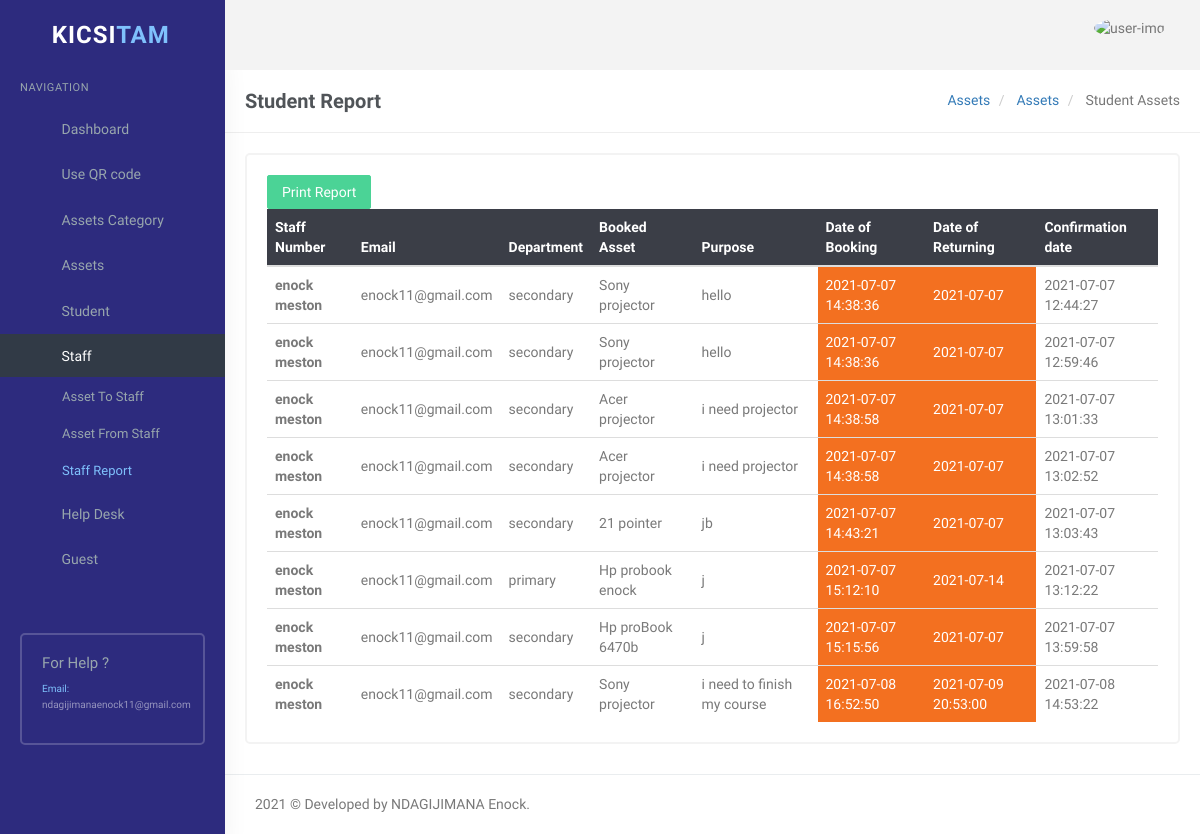
Page /user/staff-report.php (signed in) on the committed database.
### tables this page shows
CREATE TABLE `tblstaffreport` (
  `id` int(11) NOT NULL,
  `staffnames` varchar(60) NOT NULL,
  `email` varchar(60) NOT NULL,
  `staffOption` varchar(18) NOT NULL,
  `Assetname` varchar(45) NOT NULL,
  `purpose` varchar(100) NOT NULL,
  `bookedDate` varchar(45) NOT NULL,
  `returnedDate` varchar(45) NOT NULL,
  `ReportDate` timestamp NOT NULL DEFAULT current_timestamp()
);

### user/staff-report.php (the view, shortened to what this page needs)
<?php
if (strlen($_SESSION['id']) == 0) {
    header('location:index.php');
} else {
?>
    <!DOCTYPE html>
    <html lang="en">
    <head>
        <link rel="stylesheet" href="../plugins/morris/morris.css">
        <link href="../plugins/jvectormap/jquery-jvectormap-2.0.2.css" rel="stylesheet" />
        <link href="assets/css/bootstrap.min.css" rel="stylesheet" type="text/css" />
        <link href="assets/css/core.css" rel="stylesheet" type="text/css" />
        <link href="assets/css/components.css" rel="stylesheet" type="text/css" />
        <link href="assets/css/icons.css" rel="stylesheet" type="text/css" />
        <link href="assets/css/pages.css" rel="stylesheet" type="text/css" />
        <link href="assets/css/menu.css" rel="stylesheet" type="text/css" />
        <link href="assets/css/responsive.css" rel="stylesheet" type="text/css" />
        <link rel="stylesheet" href="../plugins/switchery/switchery.min.css">
    </head>
    <body class="fixed-left">
        <div id="wrapper">
            <?php include('includes/topheader.php'); ?>
            <?php include('includes/leftsidebar.php'); ?>
            <div class="content-page">
                <div class="content">
                    <div class="container">
                        <div class="row">
                            <div class="col-xs-12">
                                <div class="page-title-box">
                                    <h4 class="page-title">Student Report</h4>
                                    <ol class="breadcrumb p-0 m-0">
                                        <li>
                                            <a href="#">Assets</a>
                                        </li>
                                        <li>
                                            <a href="#">Assets</a>
                                        </li>
                                        <li class="active">
                                        Student Assets
                                        </li>
                                    </ol>
                                    <div class="clearfix"></div>
                                </div>
                            </div>
                        </div>
                        <div class="row">
                            <div class="col-sm-12">
                                <div class="card-box">
                                    <div class="table-responsive">
                                            <form method="post" action="excel-staff-report.php">
                                                <button class="btn btn-success" name="export"> Print Report
                                                    <i class="fa fa-file-excel-o" aria-hidden="true"></i></button>
                                            </form>
                                        <table class="table table-colored table-centered table-inverse m-0" style="width: 100%;">
                                            <thead>
                                                <tr>
                                                <th>Staff Number</th>
                                                    <th>Email</th>
                                                    <th>Department</th>
                                                    <th>Booked Asset</th>
                                                    <th>Purpose</th>
                                                    <th>Date of Booking</th>
                                                    <th>Date of Returning</th>
                                                    <th>Confirmation date</th>
                                                </tr>
                                            </thead>
                                            <tbody>
                                                <?php
                                                $query = mysqli_query($con, "SELECT `id`, `staffnames`, `email`, `staffOption`,
                                                `Assetname`, `purpose`, `bookedDate`, `returnedDate`, `ReportDate` FROM `tblstaffreport` WHERE 1");
                                                $rowcount = mysqli_num_rows($query);
                                                if ($rowcount == 0) {
                                                ?>
                                                    <tr>
                                                        <td colspan="4" align="center">
                                                            <h3 style="color:red">No record found</h3>
                                                        </td>
                                                    <tr>
                                                        <?php
                                                    } else {
                                                        while ($row = mysqli_fetch_array($query)) {
                                                        ?>
                                                    <tr>
                                                        <td><b><?php echo $row['staffnames']; ?></b></td>
                                                        <td><?php echo $row['email']; ?></td>
                                                        <td><?php echo $row['staffOption']; ?></td>
                                                        <td><?php echo $row['Assetname']; ?></td>
                                                        <td><?php echo $row['purpose']; ?></td>
                                                        <td style="background-color: #f37020;color:white;"><?php echo $row['bookedDate']; ?></td>
                                                        <td style="background-color: #f37020;color:white;"><?php echo $row['returnedDate']; ?></td>
                                                        <td><?php echo $row['ReportDate']; ?></td>
                                                    </tr>
                                            <?php }
                                                    } ?>
                                            </tbody>
                                        </table>
                                    </div>
                                </div>
                            </div>
                        </div>
                    </div>
                </div>
                <?php include('includes/footer.php'); ?>
            </div>
        </div>
    </body>
    </html>
<?php } ?>

### user/assets/css/core.css (style rules this page uses)
body { font-family: 'Varela Round', sans-serif; margin: 0; padding-bottom: 60px; overflow-x: hidden; color: #797979; }
html { position: relative; min-height: 100%; }
.h1, .h2, .h3, .h4, .h5, .h6, h1, h2, h3, h4, h5, h6 { color: #505458; font-family: 'Hind Madurai', sans-serif; margin: 10px 0; }
* { outline: none !important; }
b, strong { font-weight: 600; font-family: 'Hind Madurai', sans-serif; }
.container { width: auto; }
#wrapper { height: 100%; overflow: hidden; width: 100%; }
.p-0 { padding: 0 !important; }
.m-0 { margin: 0 !important; }
.card-box { padding: 20px; border: 2px solid #f3f3f3; -webkit-border-radius: 5px; border-radius: 5px; -moz-border-radius: 5px; background-clip: padding-box; margin-bottom: 20px; background-color: #ffffff; }
.row { margin-right: -10px; margin-left: -10px; }
.col-lg-1, .col-lg-10, .col-lg-11, .col-lg-12, .col-lg-2, .col-lg-3, .col-lg-4, .col-lg-5, .col-lg-6, .col-lg-7, .col-lg-8, .col-lg-9, .col-md-1, .col-md-10, .col-md-11, .col-md-12, .col-md-2, .col-md-3, .col-md-4, .col-md-5, .col-md-6, .col-md-7, .col-md-8, .col-md-9, .col-sm-1, .col-sm-10, .col-sm-11, .col-sm-12, .col-sm-2, .col-sm-3, .col-sm-4, .col-sm-5, .col-sm-6, .col-sm-7, .col-sm-8, .col-sm-9, .col-xs-1, .col-xs-10, .col-xs-11, .col-xs-12, .col-xs-2, .col-xs-3, .col-xs-4, .col-xs-5, .col-xs-6, .col-xs-7, .col-xs-8, .col-xs-9 { padding-left: 10px; padding-right: 10px; }
.breadcrumb { background-color: transparent; margin-bottom: 15px; padding-top: 10px; padding-left: 0; }

### user/assets/css/menu.css (style rules this page uses)
.content-page { margin-left: 225px; overflow: hidden; }
.content-page .content { padding: 0 5px 10px 5px; margin-top: 70px; }
.page-title { font-size: 20px; margin-bottom: 0; margin-top: 0; font-weight: 600; }
.page-title-box { padding: 20px; border-bottom: 1px solid #eee; margin: 0 -20px 20px -20px; }
.page-title-box .page-title { margin-bottom: 0; float: left; }
.page-title-box .breadcrumb { float: right; background-color: transparent !important; }

### rows in the picture
tblstaffreport: staffnames "enock meston", email "enock11@gmail.com", staffOption "secondary", Assetname "Sony projector", purpose "hello", bookedDate "2021-07-07 14:38:36", returnedDate "2021-07-07", ReportDate "2021-07-07 12:44:27"
tblstaffreport: staffnames "enock meston", email "enock11@gmail.com", staffOption "secondary", Assetname "Sony projector", purpose "hello", bookedDate "2021-07-07 14:38:36", returnedDate "2021-07-07", ReportDate "2021-07-07 12:59:46"
tblstaffreport: staffnames "enock meston", email "enock11@gmail.com", staffOption "secondary", Assetname "Acer projector", purpose "i need projector", bookedDate "2021-07-07 14:38:58", returnedDate "2021-07-07", ReportDate "2021-07-07 13:01:33"
tblstaffreport: staffnames "enock meston", email "enock11@gmail.com", staffOption "secondary", Assetname "Acer projector", purpose "i need projector", bookedDate "2021-07-07 14:38:58", returnedDate "2021-07-07", ReportDate "2021-07-07 13:02:52"
tblstaffreport: staffnames "enock meston", email "enock11@gmail.com", staffOption "secondary", Assetname "21 pointer", purpose "jb", bookedDate "2021-07-07 14:43:21", returnedDate "2021-07-07", ReportDate "2021-07-07 13:03:43"
tblstaffreport: staffnames "enock meston", email "enock11@gmail.com", staffOption "primary", Assetname "Hp probook enock", purpose "j", bookedDate "2021-07-07 15:12:10", returnedDate "2021-07-14", ReportDate "2021-07-07 13:12:22"
tblstaffreport: staffnames "enock meston", email "enock11@gmail.com", staffOption "secondary", Assetname "Hp proBook 6470b", purpose "j", bookedDate "2021-07-07 15:15:56", returnedDate "2021-07-07", ReportDate "2021-07-07 13:59:58"
tblstaffreport: staffnames "enock meston", email "enock11@gmail.com", staffOption "secondary", Assetname "Sony projector", purpose "i need to finish my course", bookedDate "2021-07-08 16:52:50", returnedDate "2021-07-09 20:53:00", ReportDate "2021-07-08 14:53:22"
